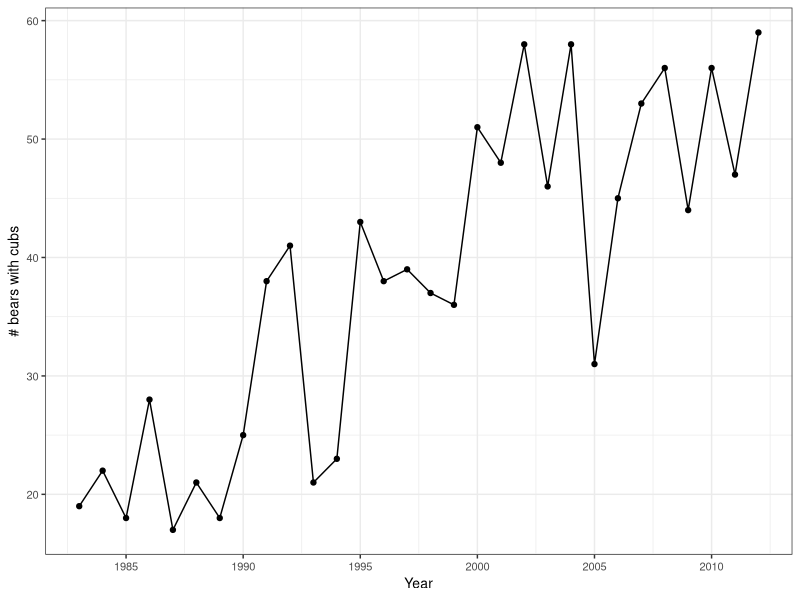
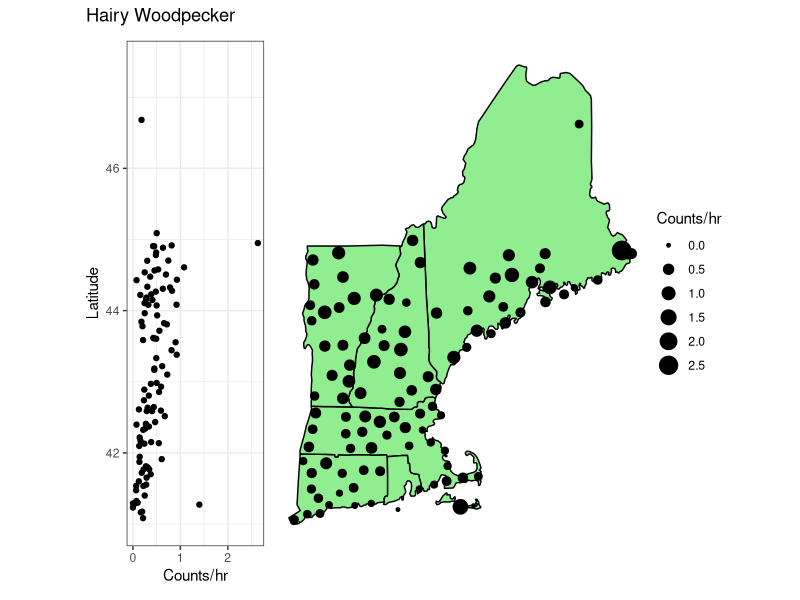

Generate these figures, in order, with R:
## ---- chunk 1
knitr::opts_chunk$set(include = FALSE)
## ---- chunk 2
library(tidyverse)
library(here)
library(pscl)
library(scales)
## ---- chunk 3
bears <- read_csv(here("data", "YellowstoneBears.csv"))
## ---- chunk 4
ggplot(bears, aes(x = calendar.year, y = bears.with.cubs)) +
  geom_line() +
  geom_point() +
  labs(y = "# bears with cubs", x = "Year") +
  scale_x_continuous(n.breaks = 10) +
  theme_bw() +
  theme(text = element_text(size = 10))
## ---- chunk 5
bears2 <- bears %>% 
  mutate(bears.prev = lag(bears.with.cubs)) %>% 
  filter(year > 0)
## ---- chunk 6
m1 <- glm(bears.with.cubs ~ year, family = poisson, data = bears2)
coef(m1)
#estimated initial population:
exp(coef(m1)[1])
#estimated growth rate (lambda):
exp(coef(m1)[2])
## ---- chunk 7
m2 <- glm(bears.with.cubs ~ 1 + offset(log(bears.prev)), family = poisson, data = bears2)
coef(m2)
exp(coef(m2))
## ---- chunk 8
AIC(m1, m2)
## ---- chunk 9
# the winning model is the exponential growth model with observation error.  This tells us that the population is growing exponentially still and that monitoring is likely to be imperfect.  The year-to-year variation is more likely due to over/under-counting than to real population fluctuations.
## ---- chunk 10
woody <- read_csv(here("data", "HairyWoodpeckers.csv"))
woody
## ---- chunk 11
library(maps)
library(mapproj)
new_england <- map_data('state', region = c('massachusetts', 'new hampshire', 'vermont', 'maine', 'connecticut', 'rhode island'))

woody_map <- ggplot() +
  geom_polygon(data = new_england, aes(x = long, y = lat, group = group),
               color = "black", #lines
               fill = "lightgreen") + #area
  geom_point(data = woody, aes(x = Longitude, y = Latitude, size = count/hours)) +
  coord_map() +
  theme_void() +
  labs(x = "longitude", y = "latitude", size = "Counts/hr")

woody_plot <-
  ggplot(woody, aes(y = Latitude, x = count/hours)) +
  geom_point() +
  theme_bw() +
  expand_limits(y = c(min(new_england$lat), max(new_england$lat))) +
    coord_fixed(ratio = 1.5) +
  labs(x = "Counts/hr")

library(patchwork)
woody_plot +
  woody_map +
  # plot_layout(widths = c(0.25, 1)) + 
  plot_annotation(title = "Hairy Woodpecker")
## ---- chunk 12
m1 <- glm(count ~ Latitude, offset = log(hours), family = poisson, data = woody)
AIC(m1)
coef(m1)
## ---- chunk 13
m2 <- zeroinfl(count ~ Latitude|1, offset = log(hours), data = woody)
AIC(m2)
coef(m2)
plogis(coef(m2)[3])
## ---- chunk 14
m3 <- zeroinfl(count ~ Latitude|1, offset = log(hours), dist = "negbin", data = woody)
AIC(m3)
summary(m3)
## ---- chunk 15
AIC(m1, m2, m3)
## ---- chunk 16
m0 <- zeroinfl(count ~ 1, offset = log(hours), dist = "negbin", data = woody)
lmtest::lrtest(m0, m3)
